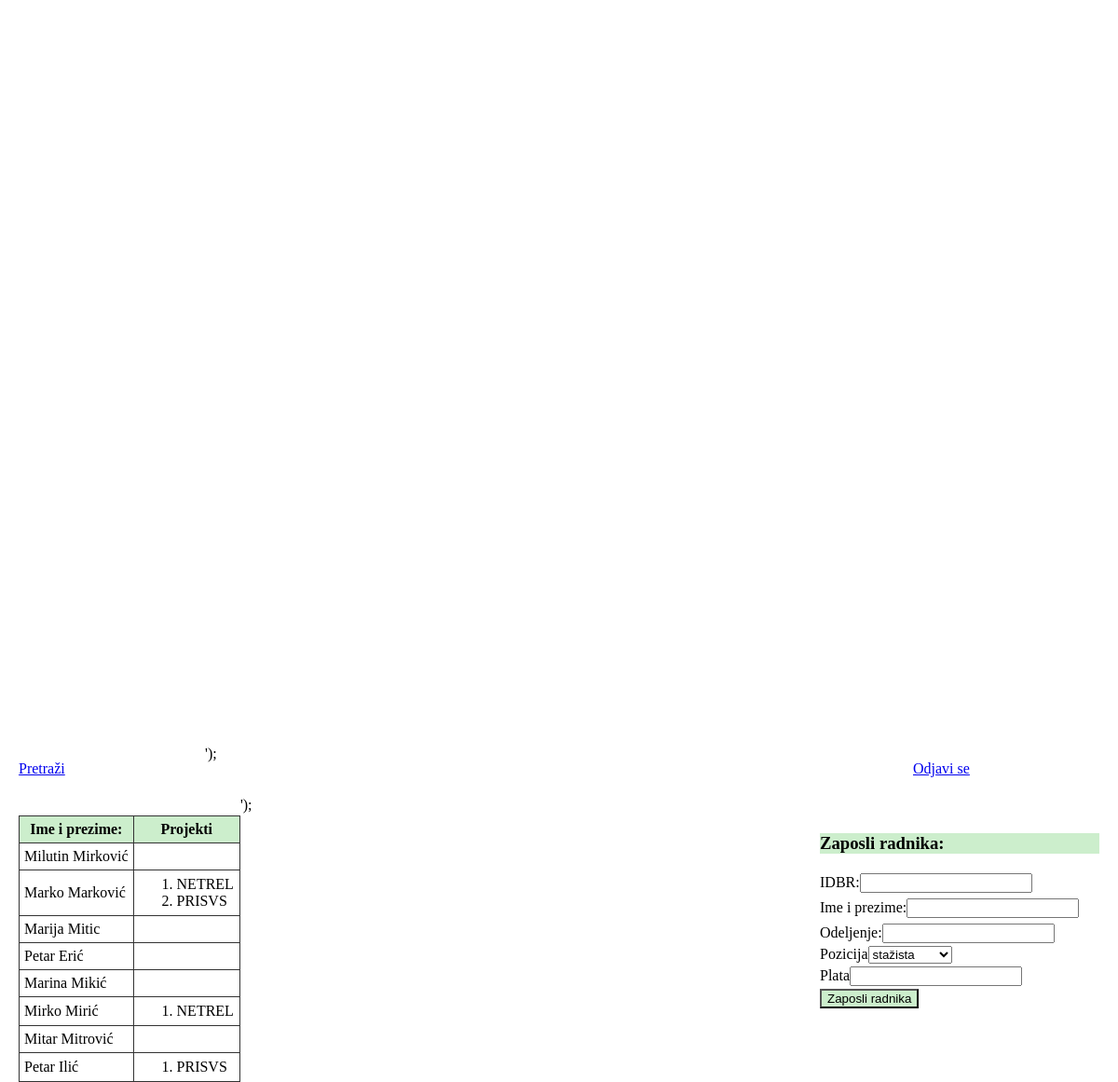
The app's page /prikaz.php (signed in) with its own data.
### tables this page shows
CREATE TABLE IF NOT EXISTS `zaposleni` (
  `idbr` int(11) NOT NULL,
  `ime_prezime` varchar(60) NOT NULL,
  `odeljenje` varchar(30) NOT NULL,
  `pozicija` enum('stažista','radnik','rukovodilac') NOT NULL DEFAULT 'stažista',
  `datum_zaposlenja` date DEFAULT NULL,
  `plata` double NOT NULL,
  PRIMARY KEY (`idbr`)
);

CREATE TABLE IF NOT EXISTS `projekti` (
  `idbr` int(11) NOT NULL,
  `id_projekta` int(11) NOT NULL,
  `naziv` varchar(60) NOT NULL,
  `broj_sati` int(11) NOT NULL,
  PRIMARY KEY (`idbr`,`id_projekta`)
);

### functions/database_functions.php (the view, shortened to what this page needs)
<?php
function konektuj() {
    @$db = mysqli_connect("localhost","root","","baza");
    mysqli_set_charset($db,"utf8");
    return $db;
}
function prikazZaRukovodioca() {
    $baza = konektuj();
    $sql = "SELECT idbr, ime_prezime FROM zaposleni";
    $rezultat = mysqli_query($baza,$sql);
    echo '<table><thead><th>Ime i prezime:</th><th>Projekti</th></thead>';
    while($red = mysqli_fetch_assoc($rezultat)) {
        echo '<tr><td>' . $red['ime_prezime'] . '</td>';
        echo '<td><ul>';
        $sql_novi = "SELECT naziv FROM projekti WHERE idbr = " . $red['idbr'];
        $rezultat_novi = mysqli_query($baza,$sql_novi);
        while($red_novi = mysqli_fetch_assoc($rezultat_novi)) {
            echo '<li>' . $red_novi['naziv'] .'</li>';
        }
        echo '</ul></td></tr>';
    }
    echo '</tbody></table>';
    echo '<tbody>';
}

### prikaz.php (shortened to what this page needs)
<?php session_start();
require_once('functions/database_functions.php');
?>
<!doctype html>
<html lang="sr">
<head>
       <link rel="stylesheet" href="css/style.css" type="text/css">
</head>
<body>
    <div id = "wraper">
            <?php
$homepage = file_get_contents('includes/head_content.php');
echo $homepage;
?>
    <p id = "pretraga"><a href="pretraga.php">Pretraži</a></p>
    <p id = "odjava"><a href="logout.php?logout=true">Odjavi se</a></p>
    <p id = "razmak"></p>
<?php
    switch($_SESSION['tip']) {
        case 'admin':  prikazZaRukovodioca();
            include('includes/formaZaZaposliti.php');
            break;
    }
?>
    <?php
$homepage = file_get_contents('includes/foot_content.php');
echo $homepage;
?>
</body>
</html>

### includes/formaZaZaposliti.php (shortened to what this page needs)
<form id = "zaposlenje" action="prikaz.php" method="post">
    <h3>Zaposli radnika:</h3>
    <label for="idbr">IDBR:</label><input type="number" id="idbr" name="idbr"><br>
    <label for="ime_prezime">Ime i prezime:</label><input type="text" id="ime_prezime" name="ime_prezime"><br>
    <label for="odeljenje">Odeljenje:</label><input type="text" name="odeljenje" id="odeljenje"><br>
    <label for="pozicija">Pozicija</label><select name="pozicija">
        <option value="stažista">stažista</option>
    </select><br>
    <label for="plata">Plata</label><input type="number" id="plata" name="plata"><br>
    <button type="submit">Zaposli radnika</button>
</form>

### css/style.css (style rules this page uses)
label { color: black; }
button { background-color: #cec; }
#zaposlenje { float:right; width: 300px; margin-right: 20px; margin-top: 20px; }
table { border-collapse: collapse; margin-left: 20px; margin-right:auto; margin-top: 20px; float: left; }
th, td { border: 1px solid #333; padding: 5px; }
th { background: #cec; }
ul { margin: 1px; list-style: decimal; }
h3 { background-color: #cec; }
html, body { height: 100%; margin: 0 auto; }
#pretraga { float: left; margin-left: 20px; width: 200px; }
#odjava { float: right; margin-right: 20px; width: 200px; }
#razmak { height: 5px; }
input { margin-top:3px; margin-bottom:3px; }
#wraper { min-height: 100vh; flex-direction: column; }

### records on screen
zaposleni: ime_prezime "Milutin Mirković"
zaposleni: ime_prezime "Marko Marković"
projekti: naziv "NETREL"
projekti: naziv "PRISVS"
zaposleni: ime_prezime "Marija Mitic"
zaposleni: ime_prezime "Petar Erić"
zaposleni: ime_prezime "Marina Mikić"
zaposleni: ime_prezime "Mirko Mirić"
projekti: naziv "NETREL"
zaposleni: ime_prezime "Mitar Mitrović"
zaposleni: ime_prezime "Petar Ilić"
projekti: naziv "PRISVS"

### other values on screen
$homepage "');"
